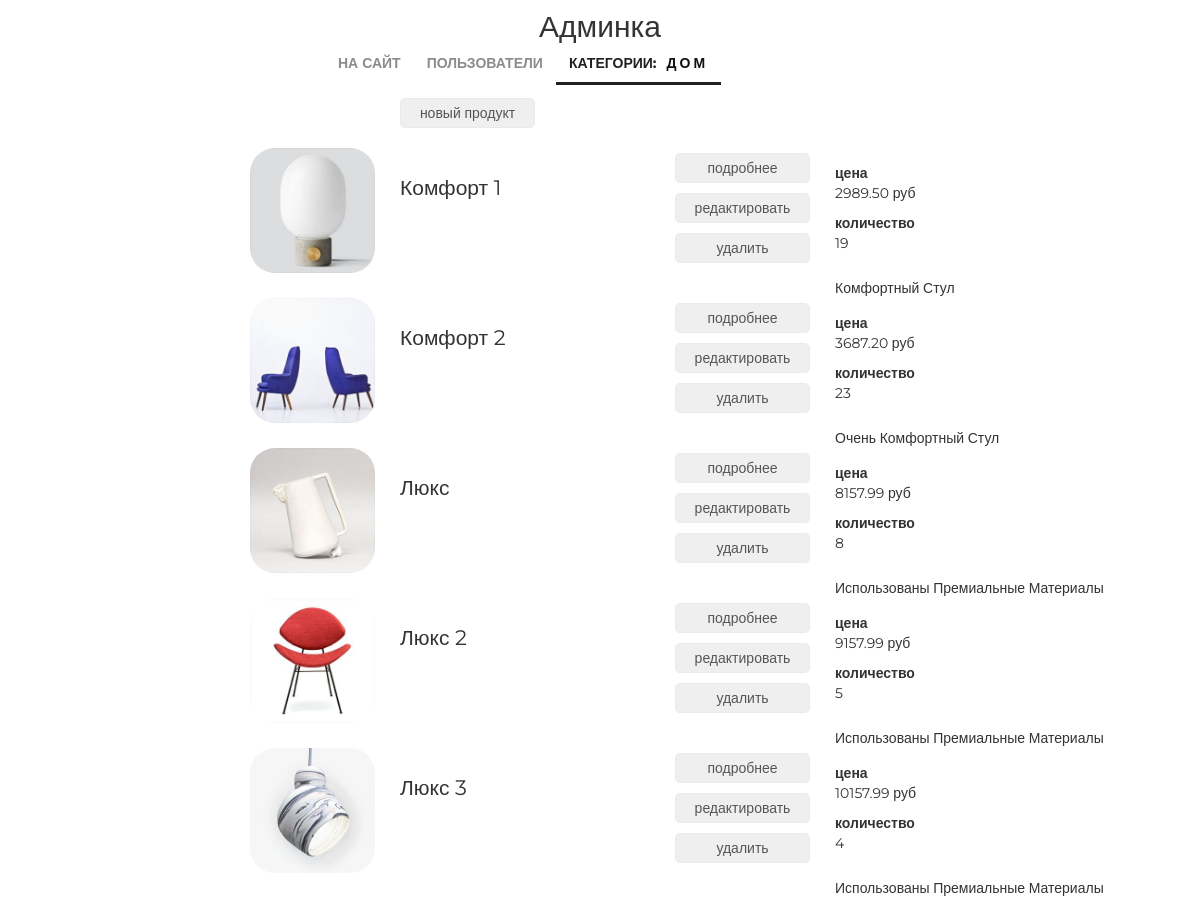
The app's page /admin/products/read/category/1/ (signed in), older data.
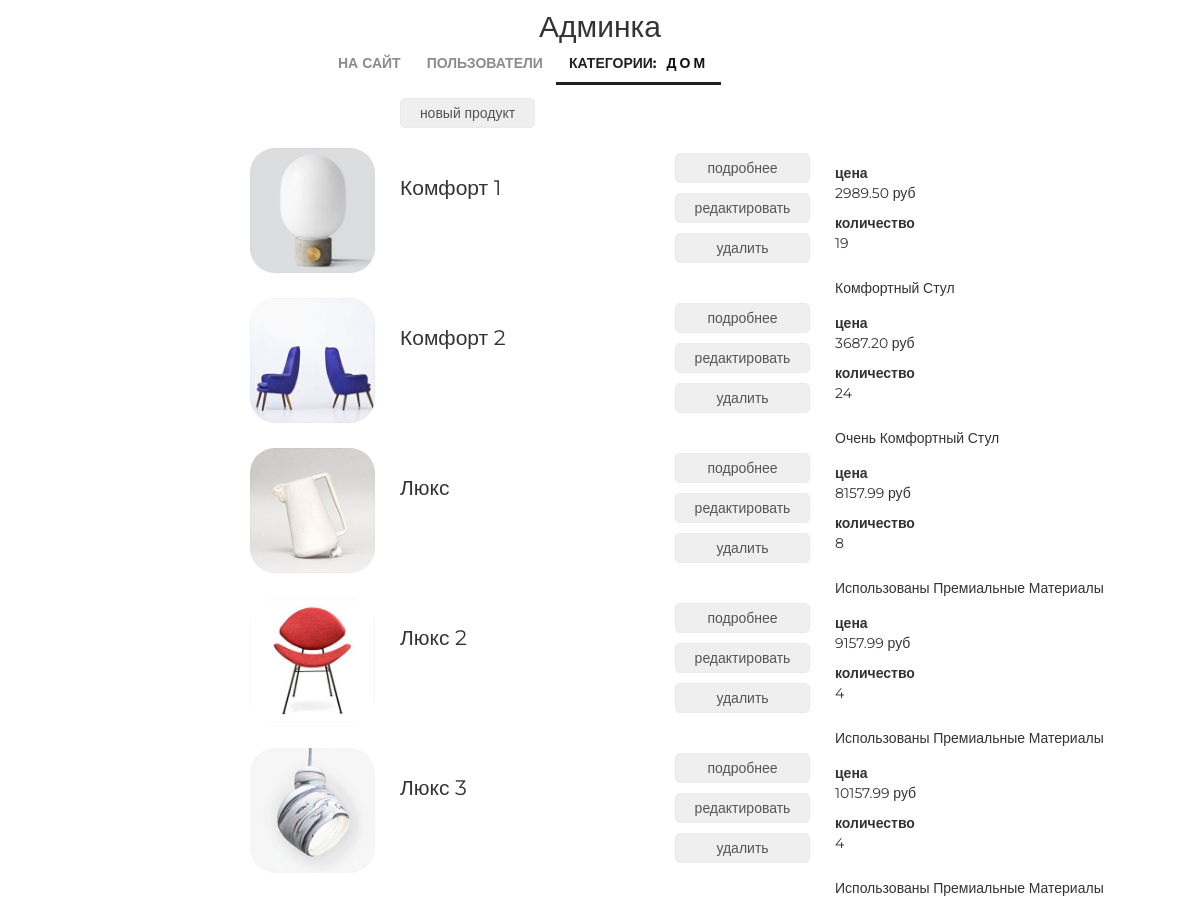
The same page, newer data.
### mainapp/models.py (models this page shows, shortened)
class Product(models.Model):
    category = models.ForeignKey(ProductCategory, on_delete=models.CASCADE)
    name = models.CharField(verbose_name='имя продукта', max_length=128)
    image = models.ImageField(upload_to='products_images', blank=True)
    short_desc = models.CharField(verbose_name='краткое описание продукта', max_length=60, blank=True)
    description = models.TextField(verbose_name='описание продукта', blank=True)
    price = models.DecimalField(verbose_name='цена продукта', max_digits=8, decimal_places=2, default=0)
    quantity = models.PositiveIntegerField(verbose_name='количество на складе', default=0)
    is_active = models.BooleanField(verbose_name='категория активна', default=True)

### adminapp/views.py (the view)
# urls.py: re_path(r'^products/create/category/(?P<pk>\d+)/$', adminapp.product_create, name='product_create'),
@user_passes_test(lambda u: u.is_superuser)
def products(request, pk):
    title = 'админка/продукт'
    category = get_object_or_404(ProductCategory, pk=pk)
    products_list = Product.objects.filter(category__pk=pk).order_by('name')
    content = {
        'title': title,
        'category': category,
        'objects': products_list,
    }
    return render(request, 'adminapp/products.html', content)

### adminapp/templatetags/my_tags.py (called while the page is built)
def media_folder_products(string):
    if not string:
        string = 'products_images/default.jpg'
    new_string = "{}{}".format(URL_PREFIX, string)
    return new_string

### mainapp/context_processors.py (called while the page is built)
def basket(request):
    basket_list = []
    if request.user.is_authenticated:
        basket_list = Basket.objects.filter(user=request.user)
    return {
        'basket': basket_list
    }

### adminapp/templates/adminapp/products.html
{% extends 'adminapp/base.html' %}
{% load static %}
{% load my_tags %}
{% block content %}
    <div class="products_list">
		<button class="new_product">
			<a href={% url 'admin:product_create' category.pk %}>новый продукт</a>
		</button>
		{% for object in objects %}
			<div class="product_record {% if not object.is_active %}not_active{% endif %}">
				<img src="{{ object.image|media_folder_products }}" alt="{{ object.name }}">
				<div class="product_name">
					{{ object.name|title }}
				</div>
				<div class="product_actions">
					<button>
						<a href={% url 'admin:product_read' object.pk %}>подробнее</a>
					</button>
					<button>
						<a href={% url 'admin:product_update' object.pk %}>редактировать</a>
					</button>
					<button>
						<a href={% url 'admin:product_delete' object.pk %}>удалить</a>
					</button>
				</div>
				<div class="summary">
					<b>цена</b>
					<p>{{ object.price }} руб</p>
					<b>количество</b>
					<p>{{ object.quantity }}</p>
				</div>
				<div class="product_desc">
					{{ object.short_desc|title }}
				</div>
			</div>
		{% endfor%}
	</div>
{% endblock %}

Row changes from the older to the newer data that the page shows:
changed Product "Комфорт 2": quantity "23" → "24"
changed Product "Люкс 2": quantity "5" → "4"
